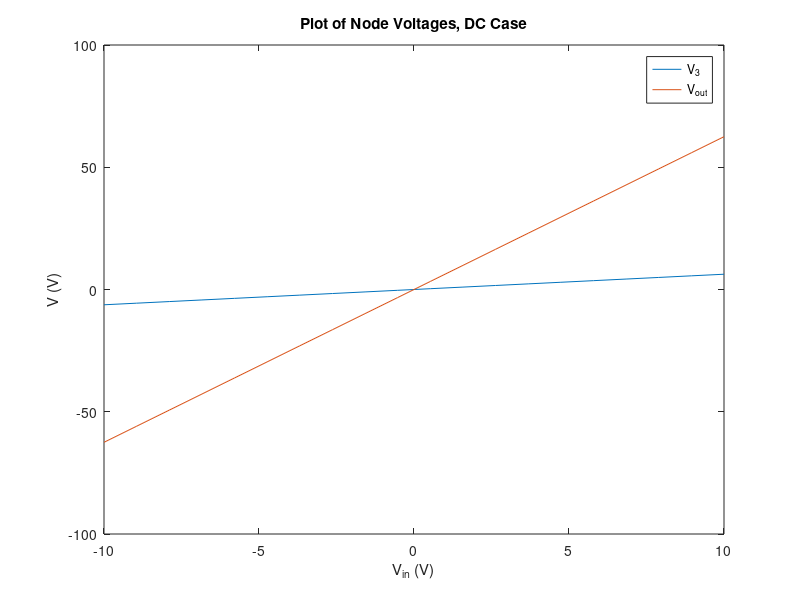
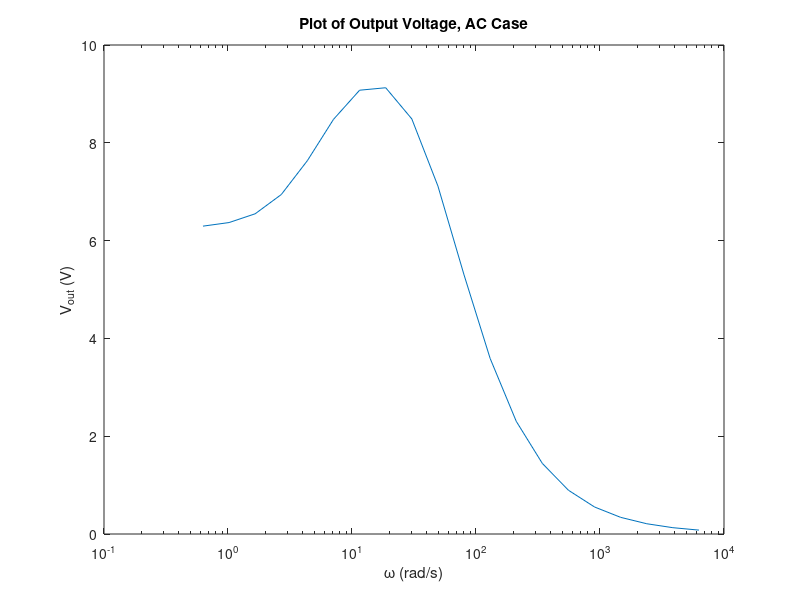

Write the MATLAB code that produced these figures, in order.
cla;
close all;

R1 = 1;
C = 0.25;
R2 = 2;
L = 0.2;
R3 = 10;
R4 = 0.1;
alpha = 100;
RO = 1000;

% V1 is V2 V3 iL ia V4 V5
G = [1 0 0 0 0 0 0 0;
    1/R1 1 -1/R1 0 0 0 0 0;
    0 0 1 -1 0 0 0 0;
    -1/R1 0 1/R1+1/R2 0 1 0 0 0; 
    0 0 0 1/R3 -1 0 0 0;
    0 0 0 -alpha/R3 0 0 1 0;
    0 0 0 0 0 1 1/R4 -1/R4; 
    0 0 0 0 0 0 -1/R4 1/RO+1/R4];
C = [0 0 0 0 0 0 0 0;
    C 0 -C 0 0 0 0 0; 
    0 0 0 0 -L 0 0 0; 
    -C 0 C 0 0 0 0 0;
    0 0 0 0 0 0 0 0; 
    0 0 0 0 0 0 0 0;
    0 0 0 0 0 0 0 0; 
    0 0 0 0 0 0 0 0];
%Ginv = inv(G)

F = [1 0 0 0 0 0 0 0];

V = G\F';

Vin = linspace(-10,10,20);
VOPlot = zeros(1,20);
V3Plot = zeros(1,20);
for i = 1:20
    V = G\(Vin(i)*F');
    V3Plot(i) = V(4);
    VOPlot(i) = V(8);
end
figure(1);
plot(Vin,V3Plot,Vin,VOPlot);
xlabel('V_{in} (V)');
ylabel('V (V)');
legend('V_3', 'V_{out}');
title('Plot of Node Voltages, DC Case')

omega = 2*pi*logspace(-1,3,20);
VOPlot2 = zeros(1,20);
for i = 1:20
    V = (G+1i*omega(i)*C)\(F');
    VOPlot2(i) = V(8);
end
figure(2);
semilogx(omega,abs(VOPlot2));
xlabel('\omega (rad/s)');
ylabel('V_{out} (V)');
title('Plot of Output Voltage, AC Case');